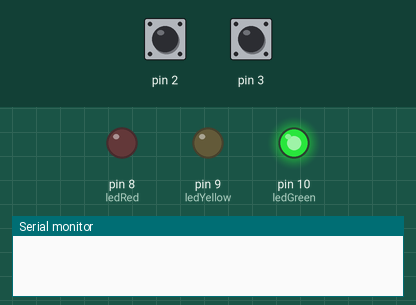
A sketch run on a simulated Arduino Uno, built with avr-gcc and run on an emulated ATmega328P. Parts: output pins drawn as LEDs (lit = HIGH), the last lines printed to the serial monitor. Dashed ring = blinking. The test bench sets the inputs (shaded band); at power-on: pin 2 HIGH, pin 3 HIGH.

Above: at 1.2 s.
1.3 s: pin 2 pulled LOW for 0.15 s
At 2.7 s:
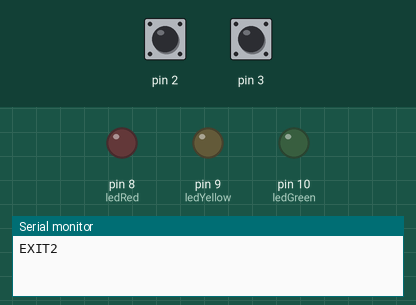
At 7.12 s:
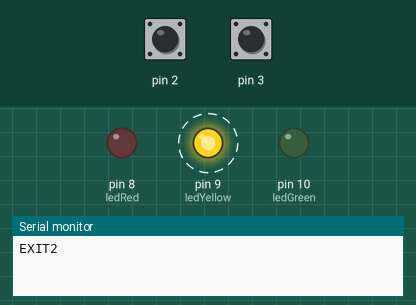
10.4 s: pin 2 pulled LOW for 1 s
At 15.8 s:
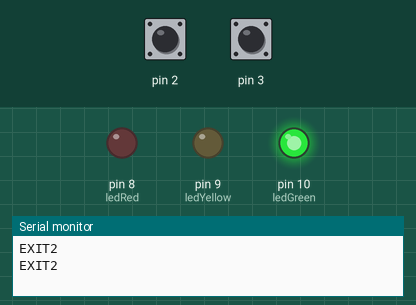
Timing chart, 0 to 17.3 s (numbered marks = the images above; inputs shaded):
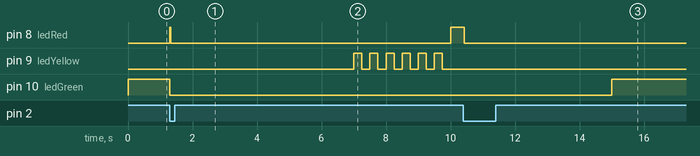

The sketch:

Interrupt.ino
```cpp
const int ledRed = 8;
const int ledYellow = 9;
const int ledGreen = 10;

void setup() {
  pinMode(ledRed, OUTPUT);
  pinMode(ledYellow, OUTPUT);
  pinMode(ledGreen, OUTPUT);

  pinMode(2, INPUT_PULLUP);
  pinMode(3, INPUT);

  Serial.begin(9600);

  attachInterrupt(1, EXIT1, FALLING);
  attachInterrupt(0, EXIT2, FALLING);

}

void EXIT1() {
  // Right
  //Serial.println("EXIT2");

  digitalWrite(ledRed, LOW);
  digitalWrite(ledYellow, LOW);
  digitalWrite(ledGreen, LOW);
  delay(5000);
}

int EXIT2() {

  // Left

  digitalWrite(ledYellow, LOW);
  digitalWrite(ledGreen, LOW);

  digitalWrite(ledRed, HIGH);
  delay(5000);
  digitalWrite(ledRed, LOW);

  Serial.println("EXIT2");
}

void Red() {
  digitalWrite(ledRed, HIGH);
  delay(5000);
  digitalWrite(ledRed, LOW);

}

void Yellow() {
  for (int i = 0; i < 6; i++) {
    digitalWrite(ledYellow, HIGH);
    delay(250);
    digitalWrite(ledYellow, LOW);
    delay(250);
  }
}

void Green() {
  digitalWrite(ledGreen, HIGH);
  delay(7000);
  digitalWrite(ledGreen, LOW);
}

void loop() {
    Green();
    Yellow();
    Red();
}
```

Measured:
- after the input at 1.3 s, pin 8 (ledRed): LOW → HIGH after 0.00 s instead of 8.7 s; pin 10 (ledGreen): HIGH → LOW after 0.00 s instead of 5.7 s
- after the input at 10.4 s, pin 8 (ledRed): HIGH → LOW after 0.03 s instead of 4.6 s
